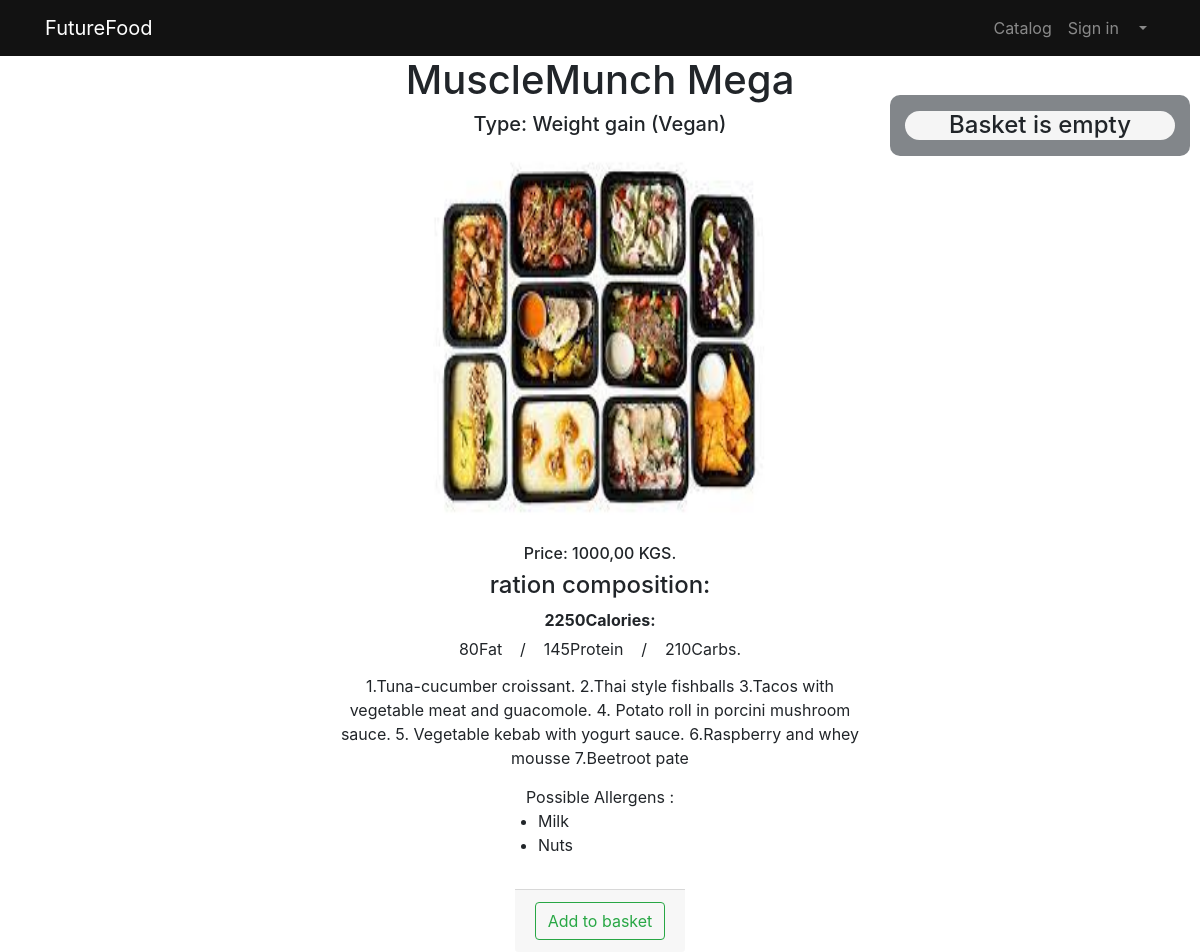
Screenshot of /catalog/product/18/ (signed in) with the database file from the repository.
### home/models.py (models this page shows, shortened)
class Product(models.Model):
    name = models.CharField(max_length=100, unique=True)
    description = models.TextField()
    price = models.DecimalField(max_digits=6, decimal_places=2)
    quantity = models.PositiveIntegerField(default=0)
    image = models.ImageField(upload_to='food_images')
    category = models.ForeignKey(ProductCategory, on_delete=models.CASCADE)
    allergens = models.ManyToManyField(PossibleAllergies,  blank=True)
    calories = models.PositiveIntegerField(default=0)
    proteins = models.PositiveIntegerField(default=0)
    fats = models.PositiveIntegerField(default=0)
    carbohydrates = models.PositiveIntegerField(default=0)

class ProductCategory(models.Model):
    name = models.CharField(max_length=100, unique=True)
    description = models.TextField(null=True, blank=True)
    def __str__(self):
        return self.name

class PossibleAllergies(models.Model):
    name = models.CharField(max_length=50, unique=True)

### home/views.py (the view)
# urls.py: path('product/<int:product_id>/', product_detail, name='product_detail'),
def product_detail(request, product_id):
    product = get_object_or_404(Product, id=product_id)
    if request.user.is_authenticated:
        if product.allergens.count() >= 1:
            allergy = True
            context = {
                'allergy': allergy,
                'product': product,
                'baskets': Basket.objects.filter(user=request.user),
            }
        else:
            context = {
                'product': product,
                'baskets': Basket.objects.filter(user=request.user),
            }
    else:
         context = {
            'product': product,
         }
    return render(request, 'catalog_page/product_detail.html', context)

### home/templates/catalog_page/product_detail.html
{%extends 'base.html' %}
{% load static%}
{% block css %}
    <link href="{%static 'vendor/css/products.css'%}" rel="stylesheet">
{% endblock %}
{% block content %}
<div style="display: flex;flex-direction: column;align-items: center;width: 100%;">
    <div class="col-lg-5" style="position: absolute;border-radius: 10px;  top:10%;right: 10px; width: 25%;background-color:#343a409c ">
         {% include 'baskets_page/baskets.html' %}
    </div>
    <h1>{{ product.name }}</h1>
    <h5>Type: {{ product.category }}</h5>
    <img style="width: 400px; height: 400px" src="{{ product.image.url }}">
    <h6>Price: {{ product.price }} KGS.</h6>
    <h4>ration composition:</h4>
    <div style="display: flex; justify-content: space-around; flex-wrap: nowrap">
        <p class="card-text" style="margin: 0;font-weight: bold;margin-bottom: 5px ">
            {{ product.calories }}Calories:
        </p>
    </div>
    <div style="margin-bottom: 15px;height: 22px;width: 25vw;display: flex; justify-content: space-around; flex-wrap: nowrap">
        <p class="card-text" style="margin: 0">
            {{ product.fats }}Fat
        </p>
        /
        <p class="card-text" style="margin: 0">
            {{ product.proteins }}Protein
        </p>
        /
        <p class="card-text" style="margin: 0">
            {{ product.carbohydrates }}Carbs.
        </p>
    </div>
    <p style="margin-bottom: 15px;text-align: center; width: 45%">{{ product.description }}</p>
    {% if allergy %}
        <p style="margin-bottom: 0px">Possible Allergens :
        <div style="display: flex">
            <ul style="display: flex;flex-wrap:wrap;width: 204px;flex-direction: column">
                {% for allergy in product.allergens.all %}
                    <li>{{ allergy.name }}</li>
                {% endfor %}
            </ul>
        </div>
        </p>
    {% else %}
        <p style="margin-bottom: 0px">Possible Allergens : None </p>
    {% endif %}
        <div class="card-footer text-center" >
            <a class="btn btn-outline-success" href="{% url 'catalog:basket_add' product.id %}">
               Add to basket
            </a>
        </div>
</div>
{% endblock %}

### rows the page displays
Product: name "MuscleMunch Mega", category "Weight gain (Vegan)", image (picture), price "1000,00", calories "2250", fats "80", proteins "145", carbohydrates "210", description "1.Tuna-cucumber croissant. 2.Thai style fishballs 3.Tacos with vegetable meat and guacomole. 4. Potato roll in porcini mushroom sauce. 5. Vegetable kebab with yogurt sauce. 6.Raspberry and whey mousse 7.Beetroot pate"
PossibleAllergies: name "Milk"
PossibleAllergies: name "Nuts"
